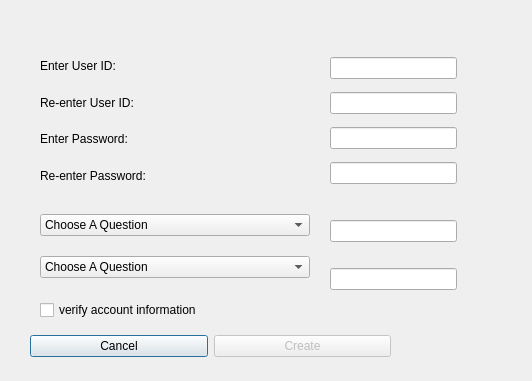
<?xml version="1.0" encoding="UTF-8"?>
<ui version="4.0">
 <class>newAccountDialog</class>
 <widget class="QDialog" name="newAccountDialog">
  <property name="geometry">
   <rect>
    <x>0</x>
    <y>0</y>
    <width>532</width>
    <height>381</height>
   </rect>
  </property>
  <property name="windowTitle">
   <string>Dialog</string>
  </property>
  <widget class="QLabel" name="userVerifyLabel">
   <property name="geometry">
    <rect>
     <x>340</x>
     <y>100</y>
     <width>60</width>
     <height>16</height>
    </rect>
   </property>
   <property name="text">
    <string/>
   </property>
  </widget>
  <widget class="QLabel" name="passwordVerifyLabel">
   <property name="geometry">
    <rect>
     <x>460</x>
     <y>170</y>
     <width>60</width>
     <height>16</height>
    </rect>
   </property>
   <property name="text">
    <string/>
   </property>
  </widget>
  <widget class="QWidget" name="layoutWidget">
   <property name="geometry">
    <rect>
     <x>330</x>
     <y>50</y>
     <width>127</width>
     <height>141</height>
    </rect>
   </property>
   <layout class="QVBoxLayout" name="verticalLayout_2">
    <item>
     <widget class="QLineEdit" name="userID"/>
    </item>
    <item>
     <widget class="QLineEdit" name="userIDVerify"/>
    </item>
    <item>
     <widget class="QLineEdit" name="password">
      <property name="echoMode">
       <enum>QLineEdit::Password</enum>
      </property>
     </widget>
    </item>
    <item>
     <widget class="QLineEdit" name="passwordVerify">
      <property name="echoMode">
       <enum>QLineEdit::Password</enum>
      </property>
     </widget>
    </item>
   </layout>
  </widget>
  <widget class="QWidget" name="layoutWidget">
   <property name="geometry">
    <rect>
     <x>40</x>
     <y>200</y>
     <width>270</width>
     <height>94</height>
    </rect>
   </property>
   <layout class="QVBoxLayout" name="verticalLayout_3">
    <item>
     <widget class="QComboBox" name="comboBox">
      <item>
       <property name="text">
        <string>Choose A Question</string>
       </property>
      </item>
      <item>
       <property name="text">
        <string>Mothers Maiden Name</string>
       </property>
      </item>
      <item>
       <property name="text">
        <string>Street You Grew Up On</string>
       </property>
      </item>
      <item>
       <property name="text">
        <string>Paternal Grandmother's First Name</string>
       </property>
      </item>
      <item>
       <property name="text">
        <string>Maternal Grandmother's First Name</string>
       </property>
      </item>
      <item>
       <property name="text">
        <string>Name Of Your First Pet</string>
       </property>
      </item>
     </widget>
    </item>
    <item>
     <widget class="QComboBox" name="comboBox_2">
      <item>
       <property name="text">
        <string>Choose A Question</string>
       </property>
      </item>
      <item>
       <property name="text">
        <string>Your Favorite Color</string>
       </property>
      </item>
      <item>
       <property name="text">
        <string>Make Of Your First Car</string>
       </property>
      </item>
      <item>
       <property name="text">
        <string>Name of Your First Crush</string>
       </property>
      </item>
      <item>
       <property name="text">
        <string>First Name Of Your Oldest Sibling</string>
       </property>
      </item>
      <item>
       <property name="text">
        <string>Name Of Your High School</string>
       </property>
      </item>
     </widget>
    </item>
   </layout>
  </widget>
  <widget class="QWidget" name="layoutWidget">
   <property name="geometry">
    <rect>
     <x>30</x>
     <y>330</y>
     <width>361</width>
     <height>32</height>
    </rect>
   </property>
   <layout class="QHBoxLayout" name="horizontalLayout">
    <item>
     <widget class="QPushButton" name="cancelButton">
      <property name="text">
       <string>Cancel</string>
      </property>
     </widget>
    </item>
    <item>
     <widget class="QPushButton" name="createButton">
      <property name="enabled">
       <bool>false</bool>
      </property>
      <property name="text">
       <string>Create</string>
      </property>
     </widget>
    </item>
   </layout>
  </widget>
  <widget class="QWidget" name="">
   <property name="geometry">
    <rect>
     <x>40</x>
     <y>50</y>
     <width>272</width>
     <height>141</height>
    </rect>
   </property>
   <layout class="QVBoxLayout" name="verticalLayout_4">
    <item>
     <layout class="QVBoxLayout" name="verticalLayout">
      <item>
       <widget class="QLabel" name="label_2">
        <property name="text">
         <string>Enter User ID:</string>
        </property>
       </widget>
      </item>
      <item>
       <widget class="QLabel" name="label">
        <property name="text">
         <string>Re-enter User ID:</string>
        </property>
       </widget>
      </item>
      <item>
       <widget class="QLabel" name="label_4">
        <property name="text">
         <string>Enter Password:</string>
        </property>
       </widget>
      </item>
      <item>
       <widget class="QLabel" name="label_3">
        <property name="text">
         <string>Re-enter Password:</string>
        </property>
       </widget>
      </item>
     </layout>
    </item>
   </layout>
  </widget>
  <widget class="QCheckBox" name="verifyCheckBox">
   <property name="geometry">
    <rect>
     <x>40</x>
     <y>300</y>
     <width>201</width>
     <height>20</height>
    </rect>
   </property>
   <property name="text">
    <string>verify account information</string>
   </property>
  </widget>
  <widget class="QWidget" name="">
   <property name="geometry">
    <rect>
     <x>330</x>
     <y>200</y>
     <width>127</width>
     <height>111</height>
    </rect>
   </property>
   <layout class="QVBoxLayout" name="verticalLayout_5">
    <item>
     <widget class="QLineEdit" name="securityAnsOne"/>
    </item>
    <item>
     <widget class="QLineEdit" name="securityAnsTwo"/>
    </item>
   </layout>
  </widget>
 </widget>
 <resources/>
 <connections/>
</ui>
